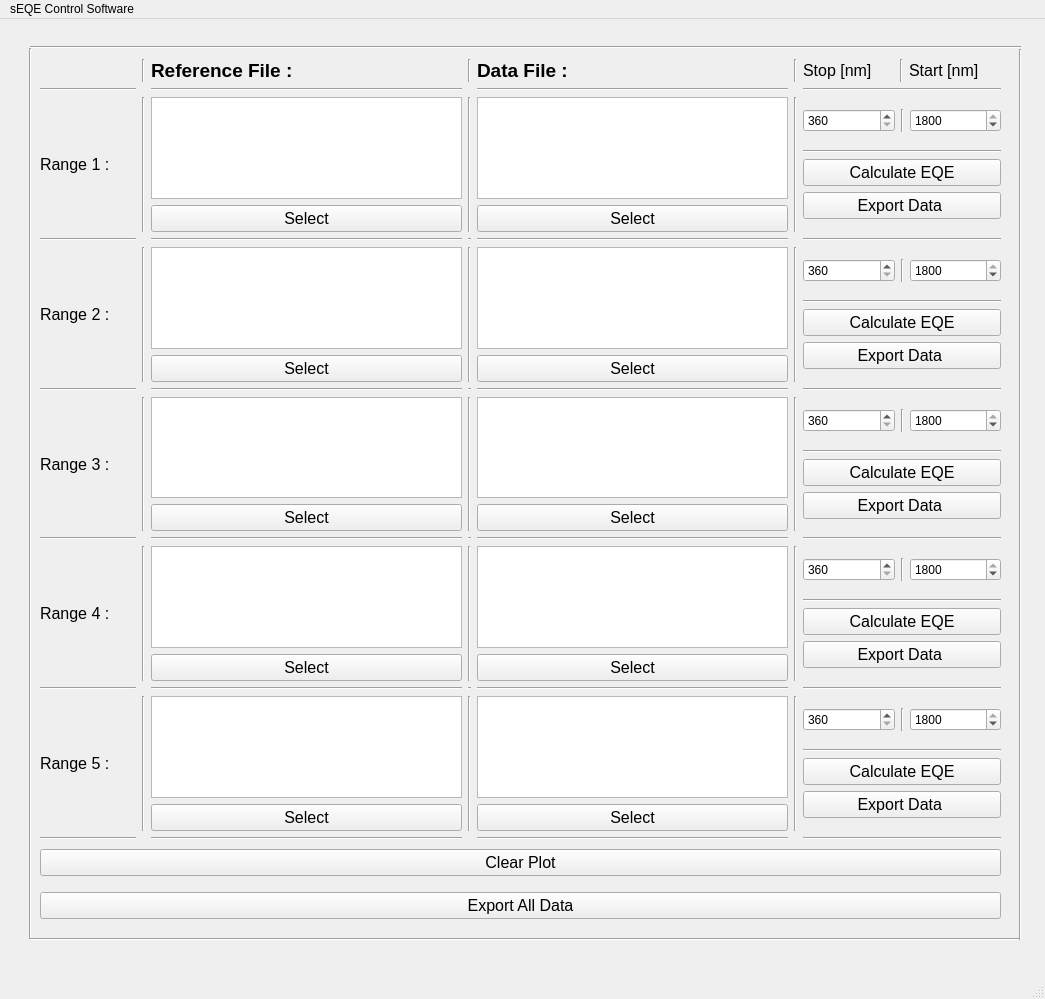
<?xml version="1.0" encoding="UTF-8"?>
<ui version="4.0">
 <class>MainWindow</class>
 <widget class="QMainWindow" name="MainWindow">
  <property name="geometry">
   <rect>
    <x>0</x>
    <y>0</y>
    <width>1045</width>
    <height>999</height>
   </rect>
  </property>
  <property name="windowTitle">
   <string>MainWindow</string>
  </property>
  <property name="layoutDirection">
   <enum>Qt::LeftToRight</enum>
  </property>
  <widget class="QWidget" name="centralwidget">
   <widget class="QWidget" name="gridLayoutWidget">
    <property name="geometry">
     <rect>
      <x>40</x>
      <y>40</y>
      <width>961</width>
      <height>781</height>
     </rect>
    </property>
    <layout class="QGridLayout" name="gridLayout">
     <item row="2" column="4">
      <layout class="QVBoxLayout" name="verticalLayout_4">
       <item>
        <widget class="QTextEdit" name="textBox_2"/>
       </item>
       <item>
        <widget class="QPushButton" name="browseButton_2">
         <property name="font">
          <font>
           <pointsize>12</pointsize>
          </font>
         </property>
         <property name="text">
          <string>Select</string>
         </property>
        </widget>
       </item>
      </layout>
     </item>
     <item row="10" column="5">
      <widget class="Line" name="line_35">
       <property name="orientation">
        <enum>Qt::Vertical</enum>
       </property>
      </widget>
     </item>
     <item row="7" column="3">
      <widget class="Line" name="line_56">
       <property name="orientation">
        <enum>Qt::Vertical</enum>
       </property>
      </widget>
     </item>
     <item row="4" column="5">
      <widget class="Line" name="line_31">
       <property name="orientation">
        <enum>Qt::Vertical</enum>
       </property>
      </widget>
     </item>
     <item row="0" column="1">
      <widget class="Line" name="line_50">
       <property name="orientation">
        <enum>Qt::Vertical</enum>
       </property>
      </widget>
     </item>
     <item row="7" column="0">
      <widget class="QLabel" name="label_3">
       <property name="font">
        <font>
         <pointsize>12</pointsize>
        </font>
       </property>
       <property name="text">
        <string>Range 3 :      </string>
       </property>
      </widget>
     </item>
     <item row="3" column="7">
      <widget class="Line" name="line_4">
       <property name="orientation">
        <enum>Qt::Horizontal</enum>
       </property>
      </widget>
     </item>
     <item row="3" column="2">
      <widget class="Line" name="line">
       <property name="orientation">
        <enum>Qt::Horizontal</enum>
       </property>
      </widget>
     </item>
     <item row="12" column="2">
      <widget class="Line" name="line_17">
       <property name="orientation">
        <enum>Qt::Horizontal</enum>
       </property>
      </widget>
     </item>
     <item row="6" column="4">
      <widget class="Line" name="line_9">
       <property name="orientation">
        <enum>Qt::Horizontal</enum>
       </property>
      </widget>
     </item>
     <item row="12" column="7">
      <widget class="Line" name="line_20">
       <property name="orientation">
        <enum>Qt::Horizontal</enum>
       </property>
      </widget>
     </item>
     <item row="6" column="7">
      <widget class="Line" name="line_10">
       <property name="orientation">
        <enum>Qt::Horizontal</enum>
       </property>
      </widget>
     </item>
     <item row="4" column="0">
      <widget class="QLabel" name="label_2">
       <property name="font">
        <font>
         <pointsize>12</pointsize>
        </font>
       </property>
       <property name="text">
        <string>Range 2 :      </string>
       </property>
      </widget>
     </item>
     <item row="3" column="3">
      <widget class="Line" name="line_2">
       <property name="orientation">
        <enum>Qt::Horizontal</enum>
       </property>
      </widget>
     </item>
     <item row="13" column="0">
      <widget class="QLabel" name="label_4">
       <property name="font">
        <font>
         <pointsize>12</pointsize>
        </font>
       </property>
       <property name="text">
        <string>Range 5 :      </string>
       </property>
      </widget>
     </item>
     <item row="9" column="3">
      <widget class="Line" name="line_13">
       <property name="orientation">
        <enum>Qt::Horizontal</enum>
       </property>
      </widget>
     </item>
     <item row="10" column="0">
      <widget class="QLabel" name="label_5">
       <property name="font">
        <font>
         <pointsize>12</pointsize>
        </font>
       </property>
       <property name="text">
        <string>Range 4 :      </string>
       </property>
      </widget>
     </item>
     <item row="9" column="0">
      <widget class="Line" name="line_11">
       <property name="orientation">
        <enum>Qt::Horizontal</enum>
       </property>
      </widget>
     </item>
     <item row="2" column="0">
      <widget class="QLabel" name="label">
       <property name="font">
        <font>
         <pointsize>12</pointsize>
        </font>
       </property>
       <property name="text">
        <string>Range 1 :     </string>
       </property>
      </widget>
     </item>
     <item row="9" column="4">
      <widget class="Line" name="line_14">
       <property name="orientation">
        <enum>Qt::Horizontal</enum>
       </property>
      </widget>
     </item>
     <item row="9" column="7">
      <widget class="Line" name="line_15">
       <property name="orientation">
        <enum>Qt::Horizontal</enum>
       </property>
      </widget>
     </item>
     <item row="3" column="0">
      <widget class="Line" name="line_5">
       <property name="orientation">
        <enum>Qt::Horizontal</enum>
       </property>
      </widget>
     </item>
     <item row="3" column="4">
      <widget class="Line" name="line_3">
       <property name="orientation">
        <enum>Qt::Horizontal</enum>
       </property>
      </widget>
     </item>
     <item row="0" column="4">
      <widget class="QLabel" name="label_7">
       <property name="font">
        <font>
         <pointsize>14</pointsize>
         <weight>75</weight>
         <bold>true</bold>
        </font>
       </property>
       <property name="text">
        <string>Data File : </string>
       </property>
      </widget>
     </item>
     <item row="6" column="3">
      <widget class="Line" name="line_8">
       <property name="orientation">
        <enum>Qt::Horizontal</enum>
       </property>
      </widget>
     </item>
     <item row="6" column="2">
      <widget class="Line" name="line_7">
       <property name="orientation">
        <enum>Qt::Horizontal</enum>
       </property>
      </widget>
     </item>
     <item row="9" column="2">
      <widget class="Line" name="line_12">
       <property name="orientation">
        <enum>Qt::Horizontal</enum>
       </property>
      </widget>
     </item>
     <item row="6" column="0">
      <widget class="Line" name="line_6">
       <property name="orientation">
        <enum>Qt::Horizontal</enum>
       </property>
      </widget>
     </item>
     <item row="12" column="4">
      <widget class="Line" name="line_19">
       <property name="orientation">
        <enum>Qt::Horizontal</enum>
       </property>
      </widget>
     </item>
     <item row="12" column="0">
      <widget class="Line" name="line_16">
       <property name="orientation">
        <enum>Qt::Horizontal</enum>
       </property>
      </widget>
     </item>
     <item row="12" column="3">
      <widget class="Line" name="line_18">
       <property name="orientation">
        <enum>Qt::Horizontal</enum>
       </property>
      </widget>
     </item>
     <item row="0" column="2">
      <widget class="QLabel" name="label_6">
       <property name="font">
        <font>
         <pointsize>14</pointsize>
         <weight>75</weight>
         <bold>true</bold>
        </font>
       </property>
       <property name="text">
        <string>Reference File : </string>
       </property>
      </widget>
     </item>
     <item row="1" column="2">
      <widget class="Line" name="line_21">
       <property name="orientation">
        <enum>Qt::Horizontal</enum>
       </property>
      </widget>
     </item>
     <item row="1" column="4">
      <widget class="Line" name="line_22">
       <property name="orientation">
        <enum>Qt::Horizontal</enum>
       </property>
      </widget>
     </item>
     <item row="1" column="7">
      <widget class="Line" name="line_23">
       <property name="orientation">
        <enum>Qt::Horizontal</enum>
       </property>
      </widget>
     </item>
     <item row="1" column="0">
      <widget class="Line" name="line_24">
       <property name="orientation">
        <enum>Qt::Horizontal</enum>
       </property>
      </widget>
     </item>
     <item row="0" column="3">
      <widget class="Line" name="line_49">
       <property name="orientation">
        <enum>Qt::Vertical</enum>
       </property>
      </widget>
     </item>
     <item row="4" column="1">
      <widget class="Line" name="line_41">
       <property name="orientation">
        <enum>Qt::Vertical</enum>
       </property>
      </widget>
     </item>
     <item row="7" column="5">
      <widget class="Line" name="line_33">
       <property name="orientation">
        <enum>Qt::Vertical</enum>
       </property>
      </widget>
     </item>
     <item row="2" column="1">
      <widget class="Line" name="line_39">
       <property name="orientation">
        <enum>Qt::Vertical</enum>
       </property>
      </widget>
     </item>
     <item row="0" column="5">
      <widget class="Line" name="line_51">
       <property name="orientation">
        <enum>Qt::Vertical</enum>
       </property>
      </widget>
     </item>
     <item row="13" column="5">
      <widget class="Line" name="line_37">
       <property name="orientation">
        <enum>Qt::Vertical</enum>
       </property>
      </widget>
     </item>
     <item row="2" column="5">
      <widget class="Line" name="line_29">
       <property name="orientation">
        <enum>Qt::Vertical</enum>
       </property>
      </widget>
     </item>
     <item row="10" column="1">
      <widget class="Line" name="line_45">
       <property name="orientation">
        <enum>Qt::Vertical</enum>
       </property>
      </widget>
     </item>
     <item row="13" column="1">
      <widget class="Line" name="line_47">
       <property name="orientation">
        <enum>Qt::Vertical</enum>
       </property>
      </widget>
     </item>
     <item row="4" column="3">
      <widget class="Line" name="line_54">
       <property name="orientation">
        <enum>Qt::Vertical</enum>
       </property>
      </widget>
     </item>
     <item row="7" column="1">
      <widget class="Line" name="line_43">
       <property name="orientation">
        <enum>Qt::Vertical</enum>
       </property>
      </widget>
     </item>
     <item row="2" column="3">
      <widget class="Line" name="line_52">
       <property name="orientation">
        <enum>Qt::Vertical</enum>
       </property>
      </widget>
     </item>
     <item row="13" column="3">
      <widget class="Line" name="line_58">
       <property name="orientation">
        <enum>Qt::Vertical</enum>
       </property>
      </widget>
     </item>
     <item row="10" column="3">
      <widget class="Line" name="line_60">
       <property name="orientation">
        <enum>Qt::Vertical</enum>
       </property>
      </widget>
     </item>
     <item row="2" column="2">
      <layout class="QVBoxLayout" name="verticalLayout_3">
       <item>
        <widget class="QTextEdit" name="textBox_1"/>
       </item>
       <item>
        <widget class="QPushButton" name="browseButton_1">
         <property name="font">
          <font>
           <pointsize>12</pointsize>
          </font>
         </property>
         <property name="text">
          <string>Select</string>
         </property>
        </widget>
       </item>
      </layout>
     </item>
     <item row="4" column="7">
      <layout class="QGridLayout" name="gridLayout_2">
       <item row="0" column="0">
        <layout class="QHBoxLayout" name="horizontalLayout_6">
         <item>
          <widget class="QDoubleSpinBox" name="startNM_2">
           <property name="decimals">
            <number>0</number>
           </property>
           <property name="minimum">
            <double>360.000000000000000</double>
           </property>
           <property name="maximum">
            <double>1800.000000000000000</double>
           </property>
          </widget>
         </item>
         <item>
          <widget class="Line" name="line_62">
           <property name="orientation">
            <enum>Qt::Vertical</enum>
           </property>
          </widget>
         </item>
         <item>
          <widget class="QDoubleSpinBox" name="stopNM_2">
           <property name="decimals">
            <number>0</number>
           </property>
           <property name="minimum">
            <double>360.000000000000000</double>
           </property>
           <property name="maximum">
            <double>1800.000000000000000</double>
           </property>
           <property name="value">
            <double>1800.000000000000000</double>
           </property>
          </widget>
         </item>
        </layout>
       </item>
       <item row="1" column="0">
        <layout class="QVBoxLayout" name="verticalLayout_5">
         <item>
          <widget class="Line" name="line_65">
           <property name="orientation">
            <enum>Qt::Horizontal</enum>
           </property>
          </widget>
         </item>
         <item>
          <widget class="QPushButton" name="calculateButton_2">
           <property name="font">
            <font>
             <pointsize>12</pointsize>
            </font>
           </property>
           <property name="text">
            <string>Calculate EQE</string>
           </property>
          </widget>
         </item>
         <item>
          <widget class="QPushButton" name="exportButton_2">
           <property name="font">
            <font>
             <pointsize>12</pointsize>
            </font>
           </property>
           <property name="text">
            <string>Export Data </string>
           </property>
          </widget>
         </item>
        </layout>
       </item>
      </layout>
     </item>
     <item row="4" column="4">
      <layout class="QVBoxLayout" name="verticalLayout_7">
       <item>
        <widget class="QTextEdit" name="textBox_4"/>
       </item>
       <item>
        <widget class="QPushButton" name="browseButton_4">
         <property name="font">
          <font>
           <pointsize>12</pointsize>
          </font>
         </property>
         <property name="text">
          <string>Select</string>
         </property>
        </widget>
       </item>
      </layout>
     </item>
     <item row="7" column="7">
      <layout class="QGridLayout" name="gridLayout_3">
       <item row="0" column="0">
        <layout class="QHBoxLayout" name="horizontalLayout_7">
         <item>
          <widget class="QDoubleSpinBox" name="startNM_3">
           <property name="decimals">
            <number>0</number>
           </property>
           <property name="minimum">
            <double>360.000000000000000</double>
           </property>
           <property name="maximum">
            <double>1800.000000000000000</double>
           </property>
          </widget>
         </item>
         <item>
          <widget class="Line" name="line_32">
           <property name="orientation">
            <enum>Qt::Vertical</enum>
           </property>
          </widget>
         </item>
         <item>
          <widget class="QDoubleSpinBox" name="stopNM_3">
           <property name="decimals">
            <number>0</number>
           </property>
           <property name="minimum">
            <double>360.000000000000000</double>
           </property>
           <property name="maximum">
            <double>1800.000000000000000</double>
           </property>
           <property name="value">
            <double>1800.000000000000000</double>
           </property>
          </widget>
         </item>
        </layout>
       </item>
       <item row="1" column="0">
        <layout class="QVBoxLayout" name="verticalLayout_8">
         <item>
          <widget class="Line" name="line_42">
           <property name="orientation">
            <enum>Qt::Horizontal</enum>
           </property>
          </widget>
         </item>
         <item>
          <widget class="QPushButton" name="calculateButton_3">
           <property name="font">
            <font>
             <pointsize>12</pointsize>
            </font>
           </property>
           <property name="text">
            <string>Calculate EQE</string>
           </property>
          </widget>
         </item>
         <item>
          <widget class="QPushButton" name="exportButton_3">
           <property name="font">
            <font>
             <pointsize>12</pointsize>
            </font>
           </property>
           <property name="text">
            <string>Export Data </string>
           </property>
          </widget>
         </item>
        </layout>
       </item>
      </layout>
     </item>
     <item row="10" column="4">
      <layout class="QVBoxLayout" name="verticalLayout_14">
       <item>
        <widget class="QTextEdit" name="textBox_8"/>
       </item>
       <item>
        <widget class="QPushButton" name="browseButton_8">
         <property name="font">
          <font>
           <pointsize>12</pointsize>
          </font>
         </property>
         <property name="text">
          <string>Select</string>
         </property>
        </widget>
       </item>
      </layout>
     </item>
     <item row="14" column="0">
      <widget class="Line" name="line_30">
       <property name="orientation">
        <enum>Qt::Horizontal</enum>
       </property>
      </widget>
     </item>
     <item row="13" column="2">
      <layout class="QVBoxLayout" name="verticalLayout_16">
       <item>
        <widget class="QTextEdit" name="textBox_9"/>
       </item>
       <item>
        <widget class="QPushButton" name="browseButton_9">
         <property name="font">
          <font>
           <pointsize>12</pointsize>
          </font>
         </property>
         <property name="text">
          <string>Select</string>
         </property>
        </widget>
       </item>
      </layout>
     </item>
     <item row="10" column="2">
      <layout class="QVBoxLayout" name="verticalLayout_12">
       <item>
        <widget class="QTextEdit" name="textBox_7"/>
       </item>
       <item>
        <widget class="QPushButton" name="browseButton_7">
         <property name="font">
          <font>
           <pointsize>12</pointsize>
          </font>
         </property>
         <property name="text">
          <string>Select</string>
         </property>
        </widget>
       </item>
      </layout>
     </item>
     <item row="14" column="4">
      <widget class="Line" name="line_36">
       <property name="orientation">
        <enum>Qt::Horizontal</enum>
       </property>
      </widget>
     </item>
     <item row="14" column="7">
      <widget class="Line" name="line_38">
       <property name="orientation">
        <enum>Qt::Horizontal</enum>
       </property>
      </widget>
     </item>
     <item row="0" column="7">
      <layout class="QHBoxLayout" name="horizontalLayout_4">
       <item>
        <widget class="QLabel" name="stop_1">
         <property name="font">
          <font>
           <pointsize>12</pointsize>
          </font>
         </property>
         <property name="text">
          <string>Stop [nm]     </string>
         </property>
        </widget>
       </item>
       <item>
        <widget class="Line" name="line_64">
         <property name="orientation">
          <enum>Qt::Vertical</enum>
         </property>
        </widget>
       </item>
       <item>
        <widget class="QLabel" name="start_1">
         <property name="font">
          <font>
           <pointsize>12</pointsize>
          </font>
         </property>
         <property name="text">
          <string>Start [nm]     </string>
         </property>
        </widget>
       </item>
      </layout>
     </item>
     <item row="14" column="2">
      <widget class="Line" name="line_34">
       <property name="orientation">
        <enum>Qt::Horizontal</enum>
       </property>
      </widget>
     </item>
     <item row="4" column="2">
      <layout class="QVBoxLayout" name="verticalLayout_6">
       <item>
        <widget class="QTextEdit" name="textBox_3"/>
       </item>
       <item>
        <widget class="QPushButton" name="browseButton_3">
         <property name="font">
          <font>
           <pointsize>12</pointsize>
          </font>
         </property>
         <property name="text">
          <string>Select</string>
         </property>
        </widget>
       </item>
      </layout>
     </item>
     <item row="7" column="4">
      <layout class="QVBoxLayout" name="verticalLayout_10">
       <item>
        <widget class="QTextEdit" name="textBox_6"/>
       </item>
       <item>
        <widget class="QPushButton" name="browseButton_6">
         <property name="font">
          <font>
           <pointsize>12</pointsize>
          </font>
         </property>
         <property name="text">
          <string>Select</string>
         </property>
        </widget>
       </item>
      </layout>
     </item>
     <item row="7" column="2">
      <layout class="QVBoxLayout" name="verticalLayout_9">
       <item>
        <widget class="QTextEdit" name="textBox_5"/>
       </item>
       <item>
        <widget class="QPushButton" name="browseButton_5">
         <property name="font">
          <font>
           <pointsize>12</pointsize>
          </font>
         </property>
         <property name="text">
          <string>Select</string>
         </property>
        </widget>
       </item>
      </layout>
     </item>
     <item row="10" column="7">
      <layout class="QGridLayout" name="gridLayout_5">
       <item row="0" column="0">
        <layout class="QHBoxLayout" name="horizontalLayout_9">
         <item>
          <widget class="QDoubleSpinBox" name="startNM_4">
           <property name="decimals">
            <number>0</number>
           </property>
           <property name="minimum">
            <double>360.000000000000000</double>
           </property>
           <property name="maximum">
            <double>1800.000000000000000</double>
           </property>
          </widget>
         </item>
         <item>
          <widget class="Line" name="line_44">
           <property name="orientation">
            <enum>Qt::Vertical</enum>
           </property>
          </widget>
         </item>
         <item>
          <widget class="QDoubleSpinBox" name="stopNM_4">
           <property name="decimals">
            <number>0</number>
           </property>
           <property name="minimum">
            <double>360.000000000000000</double>
           </property>
           <property name="maximum">
            <double>1800.000000000000000</double>
           </property>
           <property name="value">
            <double>1800.000000000000000</double>
           </property>
          </widget>
         </item>
        </layout>
       </item>
       <item row="1" column="0">
        <layout class="QVBoxLayout" name="verticalLayout_13">
         <item>
          <widget class="Line" name="line_61">
           <property name="orientation">
            <enum>Qt::Horizontal</enum>
           </property>
          </widget>
         </item>
         <item>
          <widget class="QPushButton" name="calculateButton_4">
           <property name="font">
            <font>
             <pointsize>12</pointsize>
            </font>
           </property>
           <property name="text">
            <string>Calculate EQE</string>
           </property>
          </widget>
         </item>
         <item>
          <widget class="QPushButton" name="exportButton_4">
           <property name="font">
            <font>
             <pointsize>12</pointsize>
            </font>
           </property>
           <property name="text">
            <string>Export Data </string>
           </property>
          </widget>
         </item>
        </layout>
       </item>
      </layout>
     </item>
     <item row="2" column="7">
      <layout class="QGridLayout" name="gridLayout_4">
       <item row="0" column="0">
        <layout class="QHBoxLayout" name="horizontalLayout_8">
         <item>
          <widget class="QDoubleSpinBox" name="startNM_1">
           <property name="decimals">
            <number>0</number>
           </property>
           <property name="minimum">
            <double>360.000000000000000</double>
           </property>
           <property name="maximum">
            <double>1800.000000000000000</double>
           </property>
          </widget>
         </item>
         <item>
          <widget class="Line" name="line_63">
           <property name="orientation">
            <enum>Qt::Vertical</enum>
           </property>
          </widget>
         </item>
         <item>
          <widget class="QDoubleSpinBox" name="stopNM_1">
           <property name="decimals">
            <number>0</number>
           </property>
           <property name="minimum">
            <double>360.000000000000000</double>
           </property>
           <property name="maximum">
            <double>1800.000000000000000</double>
           </property>
           <property name="value">
            <double>1800.000000000000000</double>
           </property>
          </widget>
         </item>
        </layout>
       </item>
       <item row="1" column="0">
        <layout class="QVBoxLayout" name="verticalLayout_18">
         <item>
          <widget class="Line" name="line_66">
           <property name="orientation">
            <enum>Qt::Horizontal</enum>
           </property>
          </widget>
         </item>
         <item>
          <widget class="QPushButton" name="calculateButton_1">
           <property name="font">
            <font>
             <pointsize>12</pointsize>
            </font>
           </property>
           <property name="text">
            <string>Calculate EQE</string>
           </property>
          </widget>
         </item>
         <item>
          <widget class="QPushButton" name="exportButton_1">
           <property name="font">
            <font>
             <pointsize>12</pointsize>
            </font>
           </property>
           <property name="text">
            <string>Export Data </string>
           </property>
          </widget>
         </item>
        </layout>
       </item>
      </layout>
     </item>
     <item row="13" column="7">
      <layout class="QGridLayout" name="gridLayout_9">
       <item row="0" column="0">
        <layout class="QHBoxLayout" name="horizontalLayout_10">
         <item>
          <widget class="QDoubleSpinBox" name="startNM_5">
           <property name="decimals">
            <number>0</number>
           </property>
           <property name="minimum">
            <double>360.000000000000000</double>
           </property>
           <property name="maximum">
            <double>1800.000000000000000</double>
           </property>
          </widget>
         </item>
         <item>
          <widget class="Line" name="line_46">
           <property name="orientation">
            <enum>Qt::Vertical</enum>
           </property>
          </widget>
         </item>
         <item>
          <widget class="QDoubleSpinBox" name="stopNM_5">
           <property name="decimals">
            <number>0</number>
           </property>
           <property name="minimum">
            <double>360.000000000000000</double>
           </property>
           <property name="maximum">
            <double>1800.000000000000000</double>
           </property>
           <property name="value">
            <double>1800.000000000000000</double>
           </property>
          </widget>
         </item>
        </layout>
       </item>
       <item row="1" column="0">
        <layout class="QVBoxLayout" name="verticalLayout_15">
         <item>
          <widget class="Line" name="line_67">
           <property name="orientation">
            <enum>Qt::Horizontal</enum>
           </property>
          </widget>
         </item>
         <item>
          <widget class="QPushButton" name="calculateButton_5">
           <property name="font">
            <font>
             <pointsize>12</pointsize>
            </font>
           </property>
           <property name="text">
            <string>Calculate EQE</string>
           </property>
          </widget>
         </item>
         <item>
          <widget class="QPushButton" name="exportButton_5">
           <property name="font">
            <font>
             <pointsize>12</pointsize>
            </font>
           </property>
           <property name="text">
            <string>Export Data </string>
           </property>
          </widget>
         </item>
        </layout>
       </item>
      </layout>
     </item>
     <item row="13" column="4">
      <layout class="QVBoxLayout" name="verticalLayout_17">
       <item>
        <widget class="QTextEdit" name="textBox_10"/>
       </item>
       <item>
        <widget class="QPushButton" name="browseButton_10">
         <property name="font">
          <font>
           <pointsize>12</pointsize>
          </font>
         </property>
         <property name="text">
          <string>Select</string>
         </property>
        </widget>
       </item>
      </layout>
     </item>
    </layout>
   </widget>
   <widget class="Line" name="line_25">
    <property name="geometry">
     <rect>
      <x>30</x>
      <y>910</y>
      <width>991</width>
      <height>20</height>
     </rect>
    </property>
    <property name="orientation">
     <enum>Qt::Horizontal</enum>
    </property>
   </widget>
   <widget class="Line" name="line_26">
    <property name="geometry">
     <rect>
      <x>20</x>
      <y>29</y>
      <width>20</width>
      <height>891</height>
     </rect>
    </property>
    <property name="orientation">
     <enum>Qt::Vertical</enum>
    </property>
   </widget>
   <widget class="Line" name="line_27">
    <property name="geometry">
     <rect>
      <x>30</x>
      <y>20</y>
      <width>991</width>
      <height>16</height>
     </rect>
    </property>
    <property name="orientation">
     <enum>Qt::Horizontal</enum>
    </property>
   </widget>
   <widget class="Line" name="line_28">
    <property name="geometry">
     <rect>
      <x>1010</x>
      <y>30</y>
      <width>20</width>
      <height>891</height>
     </rect>
    </property>
    <property name="orientation">
     <enum>Qt::Vertical</enum>
    </property>
   </widget>
   <widget class="QWidget" name="verticalLayoutWidget">
    <property name="geometry">
     <rect>
      <x>40</x>
      <y>820</y>
      <width>961</width>
      <height>91</height>
     </rect>
    </property>
    <layout class="QVBoxLayout" name="verticalLayout_2">
     <item>
      <widget class="QPushButton" name="clearButton">
       <property name="font">
        <font>
         <pointsize>12</pointsize>
         <italic>false</italic>
        </font>
       </property>
       <property name="text">
        <string>Clear Plot</string>
       </property>
      </widget>
     </item>
     <item>
      <widget class="QPushButton" name="exportButton_All">
       <property name="font">
        <font>
         <pointsize>12</pointsize>
         <italic>false</italic>
        </font>
       </property>
       <property name="text">
        <string>Export All Data</string>
       </property>
      </widget>
     </item>
    </layout>
   </widget>
  </widget>
  <widget class="QMenuBar" name="menubar">
   <property name="geometry">
    <rect>
     <x>0</x>
     <y>0</y>
     <width>1045</width>
     <height>25</height>
    </rect>
   </property>
   <widget class="QMenu" name="menu">
    <property name="title">
     <string>sEQE Control Software</string>
    </property>
   </widget>
   <addaction name="menu"/>
  </widget>
  <widget class="QStatusBar" name="statusbar"/>
 </widget>
 <resources/>
 <connections/>
</ui>
